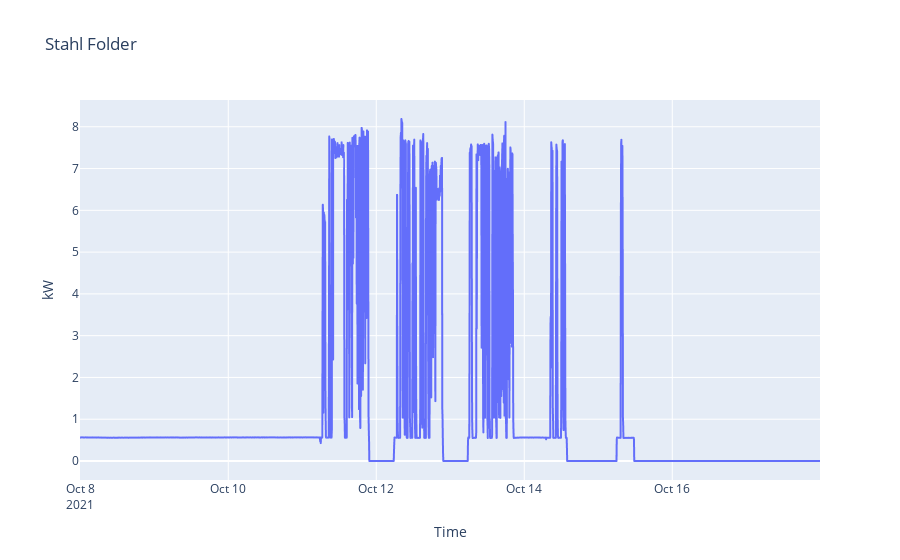

The cell this chart's notebook holds for it:
### Code cell
px.line(
    x=df_1T.index, y=df_1T.kw, 
    title='Stahl Folder',
    labels={
        'x': 'Time',
        'y': 'kW'
    })

### Figure 1 — Plotly figure (JSON) as saved in the notebook; plotly's stock layout.template omitted (floating-point values rounded to 4 significant figures; data arrays with more than 128 entries replaced by an {"elided": "..."} marker saying what was removed)
{"data": [{"hovertemplate": "Time=%{x}<br>kW=%{y}<extra></extra>", "legendgroup": "", "line": {"color": "#636efa", "dash": "solid"}, "marker": {"symbol": "circle"}, "mode": "lines", "name": "", "showlegend": false, "type": "scattergl", "x": {"elided": "2881 str values"}, "xaxis": "x", "y": {"elided": "2881 float values"}, "yaxis": "y"}], "layout": {"legend": {"tracegroupgap": 0}, "title": {"text": "Stahl Folder"}, "xaxis": {"anchor": "y", "domain": [0, 1], "title": {"text": "Time"}}, "yaxis": {"anchor": "x", "domain": [0, 1], "title": {"text": "kW"}}}}
